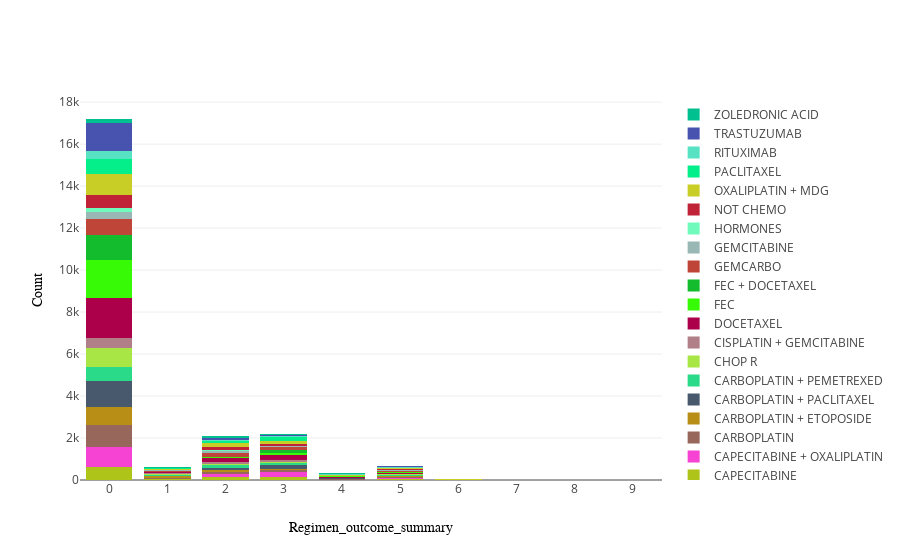

Write notebook code for a chart like this one.
### Markdown cell above
What are the outcomes of each regimen?

### Code cell
#only include top 20 bench
top20bench = df_outcome_regimen['BENCHMARK_GROUP'].value_counts()[:20].keys()

df_top_outcome_regimen = df_outcome_regimen.loc[df_outcome_regimen['BENCHMARK_GROUP'].isin(top20bench)]

stacked_barplot(df_top_outcome_regimen,'BENCHMARK_GROUP', 'REGIMEN_OUTCOME_SUMMARY', tickmode='linear')

### Figure 1 — Plotly figure (JSON) as saved in the notebook; plotly's stock layout.template omitted (floating-point values rounded to 4 significant figures)
{"data": [{"marker": {"color": "rgb(175, 196, 25)"}, "name": "CAPECITABINE", "type": "bar", "uid": "661729f5-cdc5-4762-b0f3-c13f7fe7623e", "x": ["0", "1", "2", "3", "4", "5", "6", "7", "N", "9", "A"], "y": [641, 35, 163, 125, 11, 36, 2, 6, 20, null, null]}, {"marker": {"color": "rgb(246, 67, 211)"}, "name": "CAPECITABINE + OXALIPLATIN", "type": "bar", "uid": "1eb337de-666d-44ee-8317-3b1791dfe823", "x": ["0", "1", "2", "3", "4", "5", "6", "7", "N", "9", "A"], "y": [916, 35, 107, 251, 13, 63, 2, 1, 6, null, null]}, {"marker": {"color": "rgb(151, 103, 92)"}, "name": "CARBOPLATIN", "type": "bar", "uid": "b2f45814-ac17-429d-b6ee-6b2f39b4d655", "x": ["0", "1", "2", "3", "4", "5", "6", "7", "N", "9", "A"], "y": [1081, 41, 97, 87, 20, 41, 4, 1, 9, null, 1]}, {"marker": {"color": "rgb(185, 142, 23)"}, "name": "CARBOPLATIN + ETOPOSIDE", "type": "bar", "uid": "ecd1f296-dd2f-4918-a9e0-e59d190af0a1", "x": ["0", "1", "2", "3", "4", "5", "6", "7", "N", "9", "A"], "y": [821, 68, 113, 75, 10, 34, null, 1, 10, null, null]}, {"marker": {"color": "rgb(72, 89, 110)"}, "name": "CARBOPLATIN + PACLITAXEL", "type": "bar", "uid": "0e7fd93f-6faf-46b8-869a-a5721b68309b", "x": ["0", "1", "2", "3", "4", "5", "6", "7", "N", "9", "A"], "y": [1276, 28, 103, 160, 27, 36, 1, null, 18, null, null]}, {"marker": {"color": "rgb(42, 218, 136)"}, "name": "CARBOPLATIN + PEMETREXED", "type": "bar", "uid": "5e6053ba-4c9e-48a7-9ede-336de87169af", "x": ["0", "1", "2", "3", "4", "5", "6", "7", "N", "9", "A"], "y": [637, 41, 122, 102, 15, 43, null, 4, 7, null, null]}, {"marker": {"color": "rgb(167, 230, 68)"}, "name": "CHOP R", "type": "bar", "uid": "2f9771a2-edf3-4988-8c8f-67932c37d859", "x": ["0", "1", "2", "3", "4", "5", "6", "7", "N", "9", "A"], "y": [929, 56, 58, 61, 14, 30, null, 1, 7, null, null]}, {"marker": {"color": "rgb(176, 127, 135)"}, "name": "CISPLATIN + GEMCITABINE", "type": "bar", "uid": "dff3fe93-63c5-4998-ba71-60c435d435fa", "x": ["0", "1", "2", "3", "4", "5", "6", "7", "N", "9", "A"], "y": [447, 34, 98, 108, 9, 16, 2, null, 6, null, null]}, {"marker": {"color": "rgb(172, 0, 75)"}, "name": "DOCETAXEL", "type": "bar", "uid": "b9aca659-5ca1-4bab-8b7c-e66e9409455c", "x": ["0", "1", "2", "3", "4", "5", "6", "7", "N", "9", "A"], "y": [1916, 32, 198, 217, 26, 32, null, 3, 8, null, null]}, {"marker": {"color": "rgb(55, 250, 6)"}, "name": "FEC", "type": "bar", "uid": "33779dd1-ac41-49a2-a9a8-6f0ba7792a91", "x": ["0", "1", "2", "3", "4", "5", "6", "7", "N", "9", "A"], "y": [1805, 3, 41, 105, 26, 31, 4, null, 13, null, null]}, {"marker": {"color": "rgb(19, 188, 44)"}, "name": "FEC + DOCETAXEL", "type": "bar", "uid": "1b4ce666-63e3-4d1e-b8ea-438f8951eeb7", "x": ["0", "1", "2", "3", "4", "5", "6", "7", "N", "9", "A"], "y": [1215, 5, 6, 137, 2, 17, 3, null, 18, null, null]}, {"marker": {"color": "rgb(191, 69, 56)"}, "name": "GEMCARBO", "type": "bar", "uid": "c939a95e-52fc-4e57-96ff-b2f8605c637b", "x": ["0", "1", "2", "3", "4", "5", "6", "7", "N", "9", "A"], "y": [755, 51, 174, 135, 11, 55, 1, 4, 5, null, null]}, {"marker": {"color": "rgb(152, 183, 181)"}, "name": "GEMCITABINE", "type": "bar", "uid": "c5a03307-97c1-4a73-a10c-b6ddc6607231", "x": ["0", "1", "2", "3", "4", "5", "6", "7", "N", "9", "A"], "y": [336, 33, 117, 58, 13, 41, 1, null, 9, null, null]}, {"marker": {"color": "rgb(112, 251, 189)"}, "name": "HORMONES", "type": "bar", "uid": "4ff89c11-0412-4945-b962-adfae7494578", "x": ["0", "1", "2", "3", "4", "5", "6", "7", "N", "9", "A"], "y": [175, 8, 31, 8, 3, 7, null, 1, 1, null, null]}, {"marker": {"color": "rgb(192, 34, 56)"}, "name": "NOT CHEMO", "type": "bar", "uid": "cef45c06-933c-40d1-a4d6-c6256a32c8b0", "x": ["0", "1", "2", "3", "4", "5", "6", "7", "N", "9", "A"], "y": [639, 19, 158, 68, 14, 30, 3, null, 6, null, null]}, {"marker": {"color": "rgb(201, 206, 38)"}, "name": "OXALIPLATIN + MDG", "type": "bar", "uid": "2cf21419-d654-47fc-8952-6a75be0b9adc", "x": ["0", "1", "2", "3", "4", "5", "6", "7", "N", "9", "A"], "y": [1002, 29, 157, 169, 15, 45, 6, null, 15, null, null]}, {"marker": {"color": "rgb(4, 238, 137)"}, "name": "PACLITAXEL", "type": "bar", "uid": "918942d0-118e-484e-aad2-f4d950faab51", "x": ["0", "1", "2", "3", "4", "5", "6", "7", "N", "9", "A"], "y": [677, 41, 135, 172, 20, 23, 2, null, 4, null, null]}, {"marker": {"color": "rgb(87, 227, 195)"}, "name": "RITUXIMAB", "type": "bar", "uid": "910c6010-b77c-47d1-afe7-1dc07b1f93fe", "x": ["0", "1", "2", "3", "4", "5", "6", "7", "N", "9", "A"], "y": [427, 15, 44, 36, 22, 17, null, null, 3, null, null]}, {"marker": {"color": "rgb(72, 83, 176)"}, "name": "TRASTUZUMAB", "type": "bar", "uid": "c4c11ccd-be98-42b7-88d9-bde20f3687c7", "x": ["0", "1", "2", "3", "4", "5", "6", "7", "N", "9", "A"], "y": [1325, 11, 71, 64, 36, 53, 1, null, 51, null, null]}, {"marker": {"color": "rgb(1, 192, 144)"}, "name": "ZOLEDRONIC ACID", "type": "bar", "uid": "d7cb0047-9469-4dea-bc85-73a58caae959", "x": ["0", "1", "2", "3", "4", "5", "6", "7", "N", "9", "A"], "y": [177, 22, 104, 31, 19, 16, 3, null, 6, 2, null]}], "layout": {"barmode": "stack", "hovermode": "closest", "xaxis": {"tickmode": "linear", "title": {"font": {"color": "#000000", "family": "Courier New, monospace", "size": 14}, "text": "Regimen_outcome_summary"}}, "yaxis": {"title": {"font": {"color": "#000000", "family": "Courier New, monospace", "size": 14}, "text": "Count"}}}}
